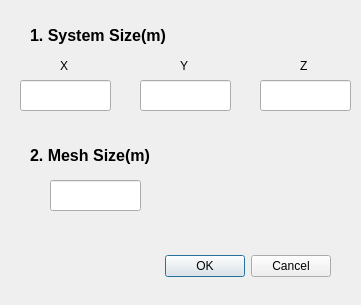
<?xml version="1.0" encoding="UTF-8"?>
<ui version="4.0">
 <class>Dialog</class>
 <widget class="QDialog" name="Dialog">
  <property name="geometry">
   <rect>
    <x>0</x>
    <y>0</y>
    <width>361</width>
    <height>305</height>
   </rect>
  </property>
  <property name="windowTitle">
   <string>Dialog</string>
  </property>
  <widget class="QDialogButtonBox" name="buttonBox">
   <property name="geometry">
    <rect>
     <x>130</x>
     <y>250</y>
     <width>201</width>
     <height>32</height>
    </rect>
   </property>
   <property name="orientation">
    <enum>Qt::Horizontal</enum>
   </property>
   <property name="standardButtons">
    <set>QDialogButtonBox::Cancel|QDialogButtonBox::Ok</set>
   </property>
  </widget>
  <widget class="QLabel" name="label">
   <property name="geometry">
    <rect>
     <x>30</x>
     <y>20</y>
     <width>191</width>
     <height>31</height>
    </rect>
   </property>
   <property name="text">
    <string>&lt;html&gt;&lt;head/&gt;&lt;body&gt;&lt;p&gt;&lt;span style=&quot; font-size:12pt; font-weight:600;&quot;&gt;1. System Size(m)&lt;/span&gt;&lt;/p&gt;&lt;/body&gt;&lt;/html&gt;</string>
   </property>
  </widget>
  <widget class="QLabel" name="label_2">
   <property name="geometry">
    <rect>
     <x>60</x>
     <y>60</y>
     <width>56</width>
     <height>12</height>
    </rect>
   </property>
   <property name="text">
    <string>X</string>
   </property>
  </widget>
  <widget class="QLabel" name="label_3">
   <property name="geometry">
    <rect>
     <x>180</x>
     <y>60</y>
     <width>56</width>
     <height>12</height>
    </rect>
   </property>
   <property name="text">
    <string>Y</string>
   </property>
  </widget>
  <widget class="QLabel" name="label_4">
   <property name="geometry">
    <rect>
     <x>300</x>
     <y>60</y>
     <width>56</width>
     <height>12</height>
    </rect>
   </property>
   <property name="text">
    <string>Z</string>
   </property>
  </widget>
  <widget class="QLineEdit" name="lineEdit">
   <property name="geometry">
    <rect>
     <x>20</x>
     <y>80</y>
     <width>91</width>
     <height>31</height>
    </rect>
   </property>
  </widget>
  <widget class="QLineEdit" name="lineEdit_2">
   <property name="geometry">
    <rect>
     <x>140</x>
     <y>80</y>
     <width>91</width>
     <height>31</height>
    </rect>
   </property>
  </widget>
  <widget class="QLineEdit" name="lineEdit_3">
   <property name="geometry">
    <rect>
     <x>260</x>
     <y>80</y>
     <width>91</width>
     <height>31</height>
    </rect>
   </property>
  </widget>
  <widget class="QLineEdit" name="lineEdit_4">
   <property name="geometry">
    <rect>
     <x>50</x>
     <y>180</y>
     <width>91</width>
     <height>31</height>
    </rect>
   </property>
   <property name="text">
    <string/>
   </property>
  </widget>
  <widget class="QLabel" name="label_5">
   <property name="geometry">
    <rect>
     <x>30</x>
     <y>140</y>
     <width>191</width>
     <height>31</height>
    </rect>
   </property>
   <property name="text">
    <string>&lt;html&gt;&lt;head/&gt;&lt;body&gt;&lt;p&gt;&lt;span style=&quot; font-size:12pt; font-weight:600;&quot;&gt;2. Mesh Size(m)&lt;/span&gt;&lt;/p&gt;&lt;/body&gt;&lt;/html&gt;</string>
   </property>
  </widget>
 </widget>
 <resources/>
 <connections>
  <connection>
   <sender>buttonBox</sender>
   <signal>accepted()</signal>
   <receiver>Dialog</receiver>
   <slot>accept()</slot>
   <hints>
    <hint type="sourcelabel">
     <x>248</x>
     <y>254</y>
    </hint>
    <hint type="destinationlabel">
     <x>157</x>
     <y>274</y>
    </hint>
   </hints>
  </connection>
  <connection>
   <sender>buttonBox</sender>
   <signal>rejected()</signal>
   <receiver>Dialog</receiver>
   <slot>reject()</slot>
   <hints>
    <hint type="sourcelabel">
     <x>316</x>
     <y>260</y>
    </hint>
    <hint type="destinationlabel">
     <x>286</x>
     <y>274</y>
    </hint>
   </hints>
  </connection>
 </connections>
</ui>
